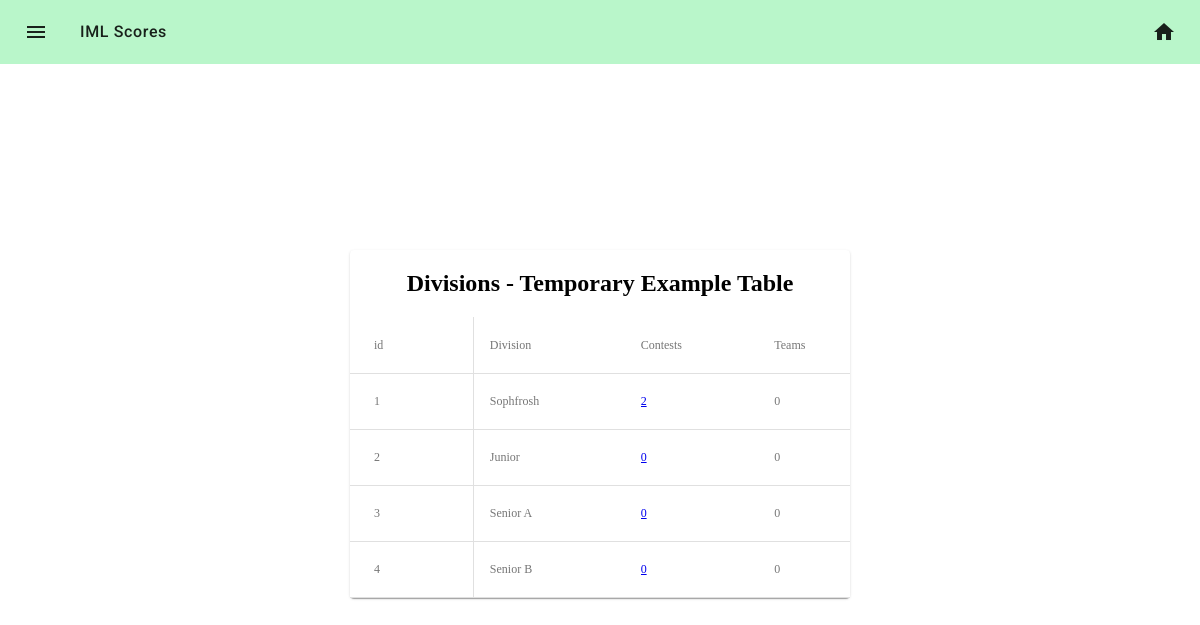
Screenshot of /admin/divisions (signed in) with the database file from the repository.
### iml/models.py (models this page shows, shortened)
class Division(db.Model):
    __tablename__ = 'divisions'
    id = db.Column(db.Integer, primary_key=True)
    name = db.Column(db.String(64), nullable=False)
    url = db.Column(db.String(64), nullable=False)
    teams = db.relationship('Team', back_populates = 'division')
    contests = db.relationship('Contest', back_populates = 'division')

### iml/core/admin/controllers.py (the view)
@admin.route("/divisions", methods=["GET", "POST"])
@admin_required()
def manage_divisions():
    divisions = Division.query.all()
    return render_custom_template("core/admin/divisions.html",
                                  divisions = divisions)

### iml/core/admin/wrappers.py (called while the page is built)
def admin_required(redirect_to=None, to_flash=None):
    def validator(*args, **kwargs):
        sess_status = session.get("status", IS_NOT_LOGGED_IN)
        return sess_status >= IS_SITE_ADMIN
    return validate_page_access(redirect_to,
                                to_flash,
                                validator)

### iml/util/__init__.py (called while the page is built)
def get_user(user_id):
    return User.query.filter_by(id=user_id).first()

def render_custom_template(*args, **kwargs):
    status = IS_NOT_LOGGED_IN
    user = None
    userdata = session.get("userdata")
    if session.get("userdata"):
        user = get_user(session["userdata"]["id"])
        status = session["status"]
    if "status" not in kwargs:
        kwargs["status"] = status
    if "user" not in kwargs:
        kwargs["user"] = user
    if "userdata" not in kwargs:
        kwargs["userdata"] = userdata
    return flask.render_template(*args, **kwargs)

### iml/util/wrappers.py (called while the page is built)
def validate_page_access(redirect_to=None,
                         to_flash=None,
                         validate_function= lambda *args, **kwargs: True):
    def decorator(f):
        @wraps(f)
        def check_and_call(*args, **kwargs):
            check = validate_function(*args, **kwargs)
            if check:
                return f(*args, **kwargs)
            else:
                if redirect_to and to_flash:
                    flash(to_flash)
                    return redirect(redirect_to)
            return render_template("errors/403.html")
        return check_and_call
    return decorator

### iml/templates/core/admin/divisions.html
{% extends "_base.html" %}
{% from "macros/_renderfield.html" import render_field %}
{% block content %}
<div class="mdc-card centered-single-card">
    <center>
    <h2>Divisions - Temporary Example Table</h2>
    <div class="mdc-data-table">
        <table class="mdc-data-table__content">
            <thead>
                <tr class="mdc-data-table__row">
                    <th class="mdc-data-table__column">id</th>
                    <th class="mdc-data-table__column">Division</th>
                    <th class="mdc-data-table__column">Contests</th>
                    <th class="mdc-data-table__column">Teams</th>
                </tr>
                {% for div in divisions %}
                <tr class="mdc-data-table__row">
                    <th class="mdc-data-table__column">{{div.id}}</th>
                    <th class="mdc-data-table__column">{{div.name}}</th>
                    <th class="mdc-data-table__column"><a href="/admin/division/{{div.url}}/contests">{{div.contests | length}}</a></th>
                    <th class="mdc-data-table__column">{{div.teams | length}}</th>
                </tr>
                {% endfor %}
            </thead>
        </table>
    </div>
    </center>
</div>
{% endblock %}

### iml/static/css/mdc-theme.css (style rules this page uses)
html, body { height: 100%; }

### iml/static/css/everything.css (style rules this page uses)
.centered-single-card { width:500px; margin-left: calc(50% - 250px); margin-top: calc(12.5%); }

### rows the page displays
Division: id "1", name "Sophfrosh", contests|length "2", teams|length "0"
Division: id "2", name "Junior", contests|length "0", teams|length "0"
Division: id "3", name "Senior A", contests|length "0", teams|length "0"
Division: id "4", name "Senior B", contests|length "0", teams|length "0"
